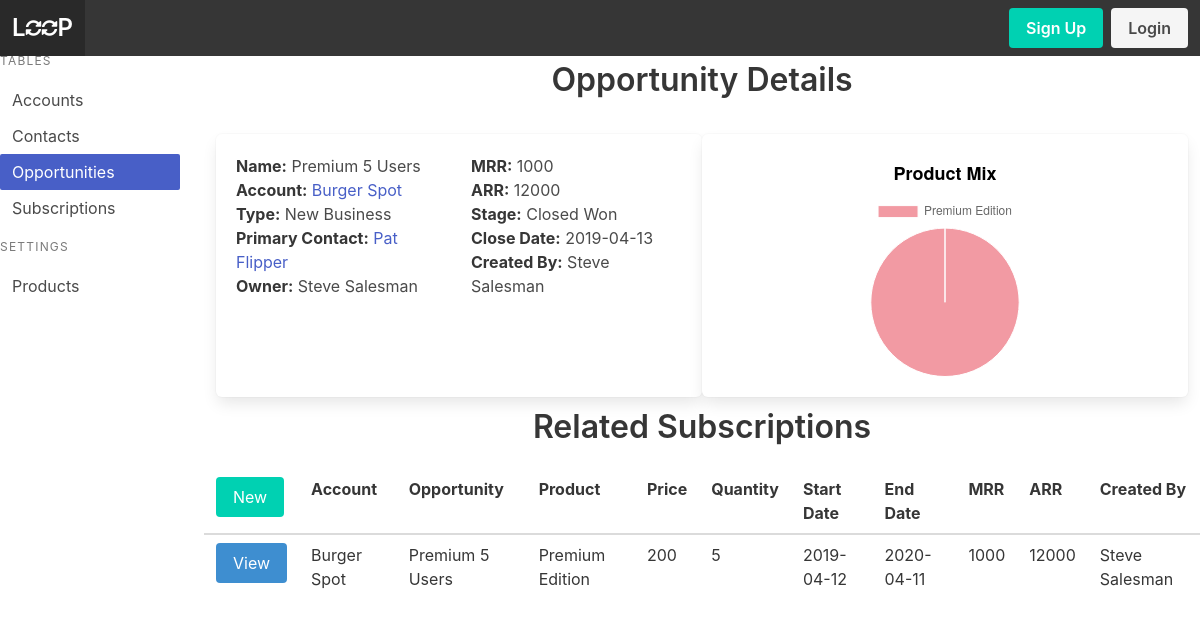
/opportunity/4/r, run on the app's committed database.
### models.py (models this page shows, shortened)
class Opportunity(Model):
    account = ForeignKeyField(model=Account, null=True, backref='opportunity')
    name = CharField()
    owner = ForeignKeyField(model=User, null=True, backref='owner')
    opportunity_type = CharField()
    primary_contact = ForeignKeyField(model=Contact, null=True, backref='opportunity')
    mrr = DecimalField()
    arr = DecimalField()
    stage = CharField()
    close_date = DateField()
    created_by = ForeignKeyField(model=User, null=True, backref='creator')
    class Meta:
        database = DATABASE

class Account(Model):
    name = CharField()
    owner = ForeignKeyField(model=User, null=True, backref='owner')
    created_by = ForeignKeyField(model=User, null=True, backref='creator')
    account_type = CharField()
    street = CharField()
    city = CharField()
    state = CharField()
    country = CharField()
    website = CharField()
    mrr = DecimalField()
    arr = DecimalField()
    class Meta:
        database = DATABASE

class Contact(Model):
    account = ForeignKeyField(model=Account, null=True, backref='contact')
    owner = ForeignKeyField(model=User, null=True, backref='owner')
    created_by = ForeignKeyField(model=User, null=True, backref='creator')
    first_name = CharField()
    last_name = CharField()
    title = CharField()
    department = CharField()
    street = CharField()
    city = CharField()
    state = CharField()
    country = CharField()
    phone = CharField()
    email = CharField()
    class Meta:
        database = DATABASE

class User(UserMixin, Model):
    username = CharField(unique=True)
    fullname = CharField()
    email = CharField(unique=True)
    password = CharField(max_length=100)
    joined_at = DateTimeField(default=datetime.datetime.now)
    is_admin = BooleanField(default=False)
    class Meta:
        database = DATABASE

class Subscription(Model):
    account = ForeignKeyField(model=Account, null=True, backref='subscription')
    opportunity = ForeignKeyField(model=Opportunity, null=True, backref='subscription')
    product = ForeignKeyField(model=Product, null=True, backref='subscription')
    product_price = DecimalField()
    quantity = IntegerField()
    sub_start_date = DateField()
    sub_end_date = DateField()
    mrr = DecimalField()
    arr = DecimalField()
    created_by = ForeignKeyField(model=User, null=True, backref='creator')
    class Meta:
        database = DATABASE

class Product(Model):
    name = CharField()
    price = DecimalField()
    class Meta:
        database = DATABASE

### app.py (the view)
@app.route('/opportunity', methods=['GET'])
@app.route('/opportunity/', methods=['GET'])
@app.route('/opportunity/r', methods=['GET'])
@app.route('/opportunity/<opportunityid>', methods=['GET'])
@app.route('/opportunity/<opportunityid>/', methods=['GET'])
@app.route('/opportunity/<opportunityid>/r', methods=['GET'])
def opportunity(opportunityid=None):
    opportunities = models.Opportunity.select()
    opp_stage_data = models.Opportunity.select(models.Opportunity.stage,fn.SUM(models.Opportunity.mrr).alias('mrr_in_stage')).group_by(models.Opportunity.stage)
    title = 'Opportunities'
    if opportunityid != None:
        opportunity = models.Opportunity.select().where(models.Opportunity.id == opportunityid).get()
        subscriptions = models.Subscription.select().where(models.Subscription.opportunity_id == opportunityid)
        prod_mrr = models.Subscription.select(models.Subscription.product, fn.SUM(models.Subscription.mrr).alias('mrr')).where(models.Subscription.opportunity_id == opportunityid).group_by(models.Subscription.product)
        print(prod_mrr)
        title = 'Opportunity Details'
        return render_template('opportunity-detail.html', opportunity=opportunity, user=g.user._get_current_object(), subscriptions=subscriptions, prod_mrr=prod_mrr, title=title)
    return render_template('opportunity.html', opportunities=opportunities, title=title, opp_stage_data=opp_stage_data)

### app.py (called while the page is built)
@app.before_request
def before_request():
    g.db = models.DATABASE
    g.db.connect()
    g.user = current_user

@app.after_request
def after_request(response):
    g.db.close()
    return response

### templates/opportunity-detail.html (shortened to what this page needs)
{% extends 'index.html' %}
{% from 'macros.html' import render_subscription %}
{% block content %}
<div class='tile is-parent'>
    <div class="tile is-child box">
        <div class="columns">
            <div class='column'>
                <p><strong>Name:</strong> {{opportunity.name}}</p>
                <p><strong>Account:</strong> {% if opportunity.account %}<a href="{{url_for('account',accountid=opportunity.account_id)}}">{{opportunity.account.name}}</a>{% endif %}</p>
                <p><strong>Type:</strong> {{opportunity.opportunity_type}}</p>
                <p><strong>Primary Contact:</strong> {% if opportunity.primary_contact %}<a href="{{url_for('contact',contactid=opportunity.primary_contact_id)}}">{{opportunity.primary_contact.first_name + ' ' + opportunity.primary_contact.last_name}}</a>{% endif %}</p>
                <p><strong>Owner:</strong> {% if opportunity.owner %}{{opportunity.owner.fullname}}{% endif %}</p>
            </div>
            <div class='column'>
                <p><strong>MRR:</strong> {{opportunity.mrr}}</p>
                <p><strong>ARR:</strong> {{opportunity.arr}}</p>
                <p><strong>Stage:</strong> {{opportunity.stage}}</p>
                <p><strong>Close Date:</strong> {{opportunity.close_date}}</p>
                <p><strong>Created By:</strong> {{opportunity.created_by.fullname}}</p>
            </div>
        </div>
    </div>
    <div class="tile is-child box">
        <canvas id='graph-1'></canvas>
    </div>
</div>
<div class='level'>
    <p class='title level-item'>Related Subscriptions</p>
</div>
<table class="table is-fullwidth is-hoverable">
    <thead>
        <tr>
            <td><a class='button is-primary' href="{{url_for('create_subscription', accountid=opportunity.account_id, opportunityid=opportunity.id)}}">New</a></td>
            <th>Account</th>
            <th>Opportunity</th>
            <th>Product</th>
            <th>Price</th>
            <th>Quantity</th>
            <th>Start Date</th>
            <th>End Date</th>
            <th>MRR</th>
            <th>ARR</th>
            <th>Created By</th>
        </tr>
    </thead>
    <tbody>
        {% for subscription in subscriptions %}
        {{ render_subscription(subscription) }}
        {% endfor %}
    </tbody>
</table>
<script>
    $(document).ready(function() {
        var graph1 = $('#graph-1');
        var graph1Chart = new Chart(graph1,{
            type: 'pie',
            data: {
                labels : [{% for prod in prod_mrr %}
                            "{{prod.product.name}}",
                            {% endfor %}],
                datasets : [{
                    backgroundColor: ['#e5374880','#088e3980','#4ae2d680','#eb42f780','#84e85580'],
                    borderColor: 'white',
                    hoverBackgroundColor: ['#e53748','#088e39','#4ae2d6','#eb42f7','#84e855'],
                    borderWidth: 1,
                    label: 'Monthly Revenue',
                    data : [
                        {% for prod in prod_mrr %}
                            "{{prod.mrr}}",
                        {% endfor %}
                        ]
                }]
            },
            options: {
                title: {
                    display: true,
                    text: 'Product Mix',
                    fontSize: 18,
                    fontColor: 'black'
                }
            }
        });
        $('#opp-menu').addClass('is-active');
    });
</script>
{% endblock %}

### templates/macros.html (shortened to what this page needs)
{% macro render_subscription(subscription) %}
    <tr>
        <td><a class='button is-info' href="{{url_for('subscription', subscriptionid=subscription.id)}}">View</a></td>
        <td>{% if subscription.account %}{{subscription.account.name}}{% endif %}</td>
        <td>{% if subscription.opportunity %}{{subscription.opportunity.name}}{% endif %}</td>
        <td>{% if subscription.product %}{{subscription.product.name}}{% endif %}</td>
        <td>{{subscription.product_price}}</td>
        <td>{{subscription.quantity}}</td>
        <td>{{subscription.sub_start_date}}</td>
        <td>{{subscription.sub_end_date}}</td>
        <td>{{subscription.mrr}}</td>
        <td>{{subscription.arr}}</td>
        <td>{% if subscription.created_by %}{{subscription.created_by.fullname}}{% endif %}</td>
    </tr>
{% endmacro %}

### static/style.css (style rules this page uses)
canvas { height: 100%; }

### data on the page
Opportunity: name "Premium 5 Users", opportunity_type "New Business", mrr "1000", arr "12000", stage "Closed Won", close_date "2019-04-13"
Account: account.name "Burger Spot"
Contact: primary_contact "Pat Flipper"
User: owner.fullname "Steve Salesman", created_by.fullname "Steve Salesman"
Subscription: account.name "Burger Spot", opportunity.name "Premium 5 Users", product.name "Premium Edition", product_price "200", quantity "5", sub_start_date "2019-04-12", sub_end_date "2020-04-11", mrr "1000", arr "12000", created_by.fullname "Steve Salesman"

### other printed values
{{ title }} "Opportunity Details"
chart data {{ prod.product.name }} Premium Edition
